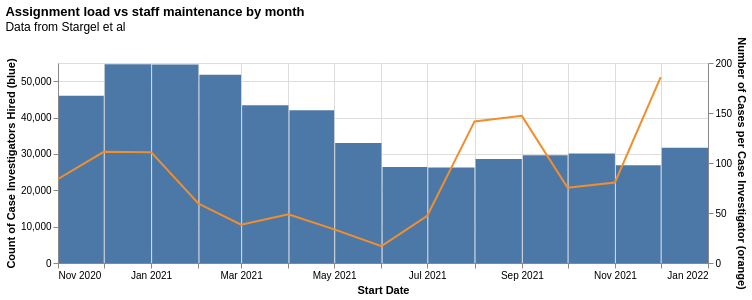

The notebook cell this image was saved under:
### Code cell
title = alt.TitleParams(
    "Assignment load vs staff maintenance by month",
    subtitle=["Data from Stargel et al"],
    anchor='start'
)


c2 = alt.Chart(df_st).mark_bar().encode(
    alt.X('yearmonth(Start Date):T', title='Start Date'),
    alt.Y('Count of Case Investigators Hired:Q', title='Count of Case Investigators Hired (blue)')
).properties(
    width=650,
    height=200
)
c3 = alt.Chart(df_st).mark_line(color='#F28E2B').encode(
    alt.X('yearmonth(Start Date):T', title='Start Date'),
    alt.Y('Number of Cases per Case Investigator:Q', title='Number of Cases per Case Investigator (orange)')
).properties(
    width=650,
    height=200
)
#alt.vconcat(c1, 
ch1 = alt.layer(c2, c3, data=df_st).resolve_scale(y='independent').properties(
    title=title 
)
ch1
